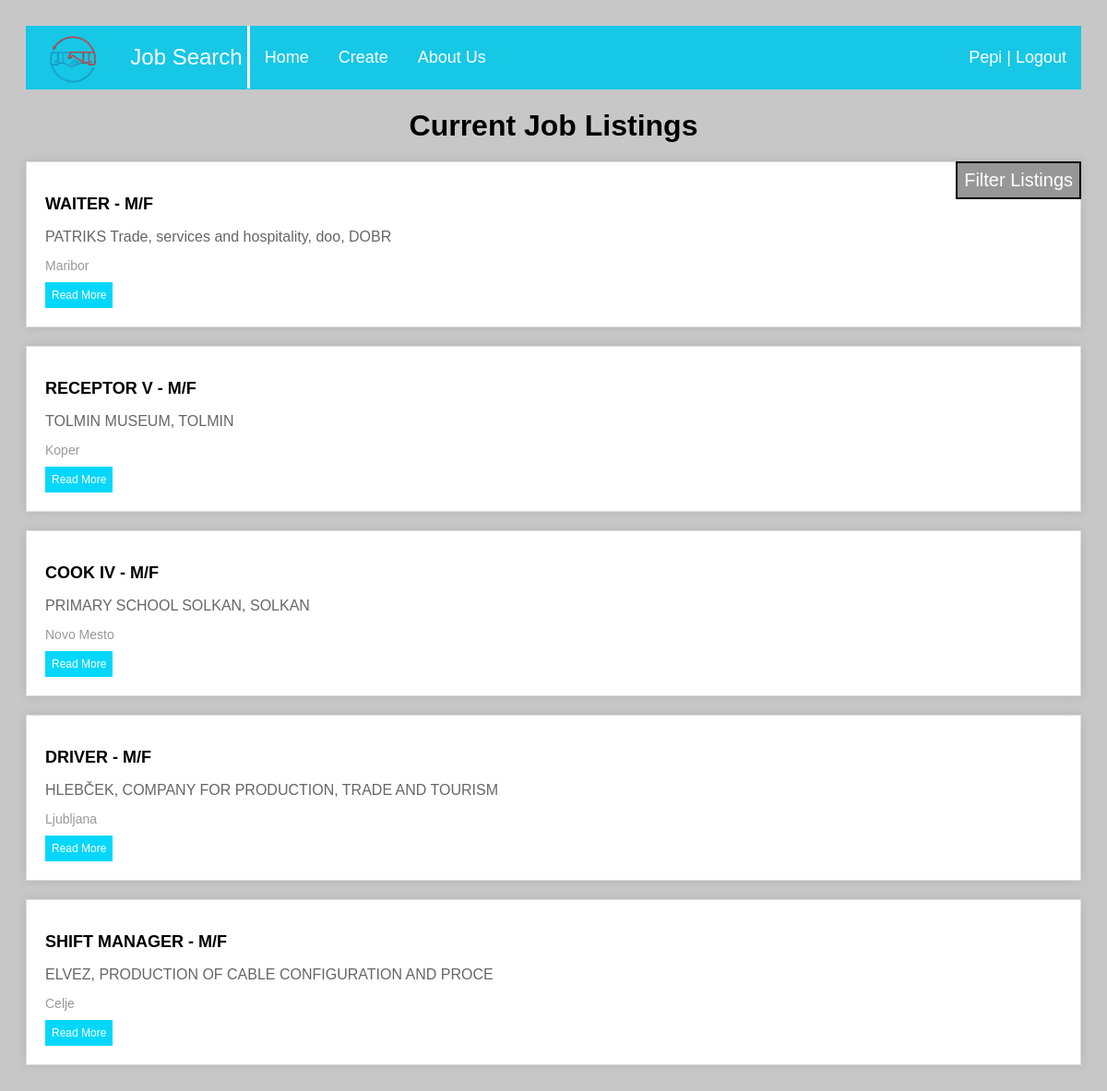
Page /website/Main/homepage.php (signed in) on the committed database.
### tables this page shows
CREATE TABLE `listing` (
  `Id` int(11) NOT NULL,
  `Title` varchar(50) NOT NULL,
  `Company` varchar(50) NOT NULL,
  `Description` varchar(1000) NOT NULL,
  `Requirements` varchar(500) NOT NULL,
  `Responsibilities` varchar(500) NOT NULL,
  `SalaryMin` int(12) NOT NULL,
  `SalaryMax` int(12) NOT NULL,
  `Location` enum('Ljubljana','Maribor','Celje','Kranj','Velenje','Koper','Novo Mesto','Ptuj','Trbovlje','Kamnik') DEFAULT NULL,
  `Picture` blob NOT NULL,
  `UserId` int(11) NOT NULL
);

### website/Main/homepage.php (the view, shortened to what this page needs)
<?php
include("../DB/db.php");
$sql = "SELECT l.Id, l.Title, l.Company, l.Description, l.Requirements, l.Responsibilities, l.SalaryMin, l.SalaryMax, l.Location, l.Picture, l.UserId FROM listing l ORDER BY l.Id DESC";
$result = $conn->query($sql);
if ($result->num_rows > 0) {
?>
    <ul class="topnav">
  <li> <div class="logo-container">
                <img src="../logo.png" alt="Logo">
                <div class="logo">Job Search</div>
            </div></li>
  <li><a href="../Main/homepage.php">Home</a></li>
  <li><a href="../Main/create_listing.php">Create</a></li>
  <li><a href="git_here">About Us</a></li>
  <?php
  if(isset($_SESSION["logged"]) && $_SESSION["logged"] == true){echo '<li class="right"><a href="../DB/logout.php">'.$_SESSION["s_username"].' | Logout</a></li>';}
  else {
    echo '<li class="right"><a href="../Main/login.php">Log in</a>';
    echo '</li><li class="right"><a href="../Main/register.php">Register!</a></li>';}
 ?>
    </ul>
    <h1>Current Job Listings</h1>
    <button class="button" style=" float:right; border: 2px solid black; font-size:20px; background-color: 979797;" >Filter Listings</button>
    <?php
    while ($row = $result->fetch_assoc()) { ?>
        <div class="job-listing">
            <h2 class="job-title"><?php echo $row["Title"]; ?></h2>
            <p class="job-company"><?php echo $row["Company"]; ?></p>
            <p class="job-location"><?php echo $row["Location"]; ?></p>
            <button class="button" onclick="toggleDetails(this)">Read More</button>
        </div>
    <?php } ?>
<?php } else { ?>
    <p>No job listings found.</p>
<?php }
?>

### rows in the picture
listing: Title "WAITER - M/F", Company "PATRIKS Trade, services and hospitality, doo, DOBR", Location "Maribor"
listing: Title "RECEPTOR V - M/F", Company "TOLMIN MUSEUM, TOLMIN", Location "Koper"
listing: Title "COOK IV - M/F", Company "PRIMARY SCHOOL SOLKAN, SOLKAN", Location "Novo Mesto"
listing: Title "DRIVER - M/F", Company "HLEBČEK, COMPANY FOR PRODUCTION, TRADE AND TOURISM", Location "Ljubljana"
listing: Title "SHIFT MANAGER - M/F", Company "ELVEZ, PRODUCTION OF CABLE CONFIGURATION AND PROCE", Location "Celje"

### other values in the picture
$_SESSION["s_username"] "Pepi"
